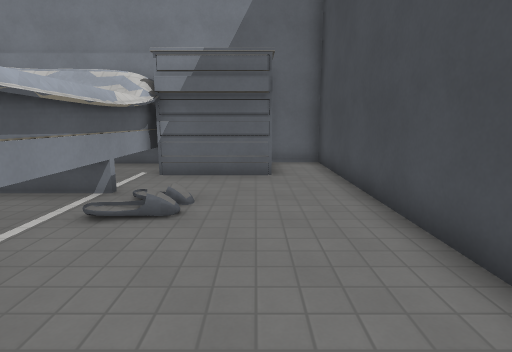
[1] (above)

12 first-person views from a walk through a Godot game level. The camera is 1.5 m above the floor, tilts 10° down and sees 80° across. The floor is counted in squares, 1 m on a side. Each view is taken from the middle of a square. On the plan, view 1 faces up. The plan holds only what a view shows up to about 15 squares ahead; the rest is blank. Surface patterns are stand-ins for the level's own textures.

[2]
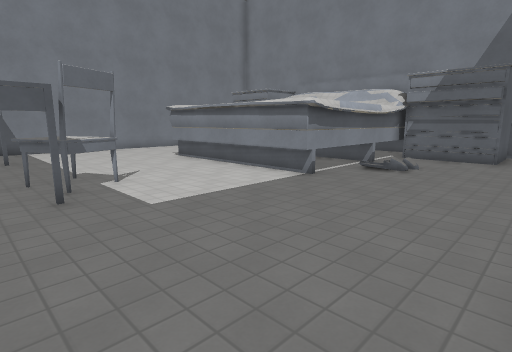

[3]
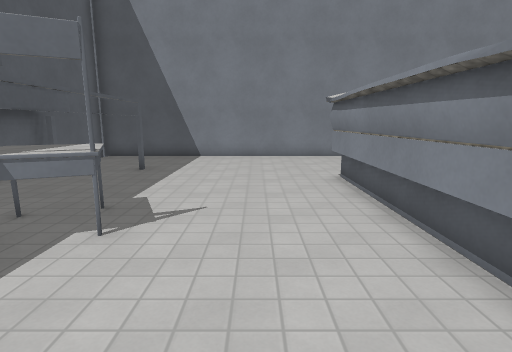

[4]
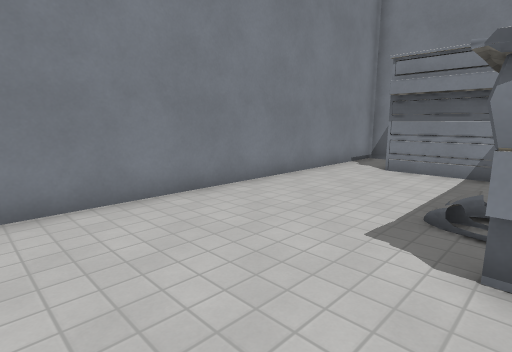

[5]
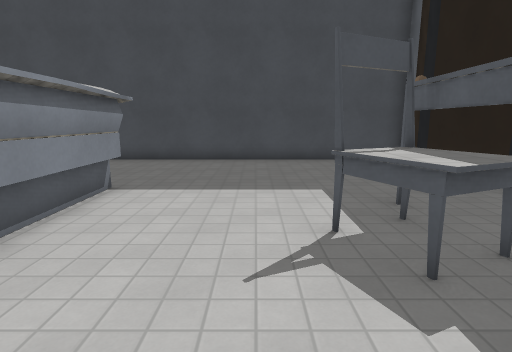

[6]
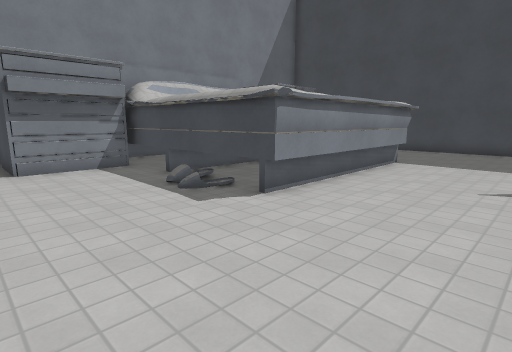

[7]
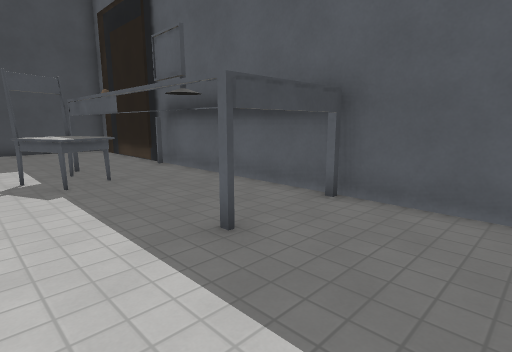

[8]
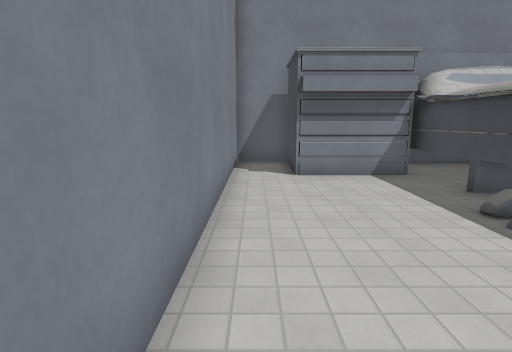

[9]
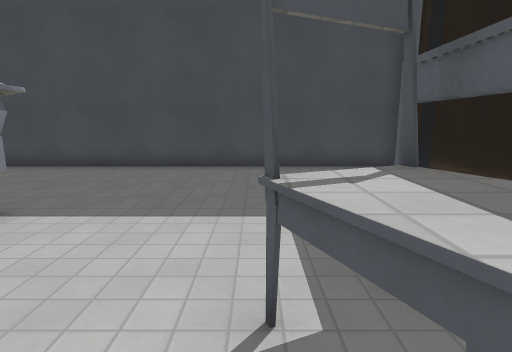

[10]
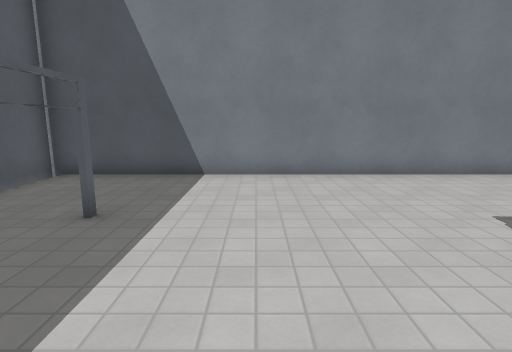

[11]
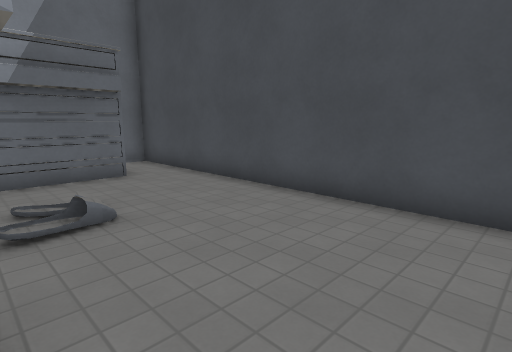

[12]
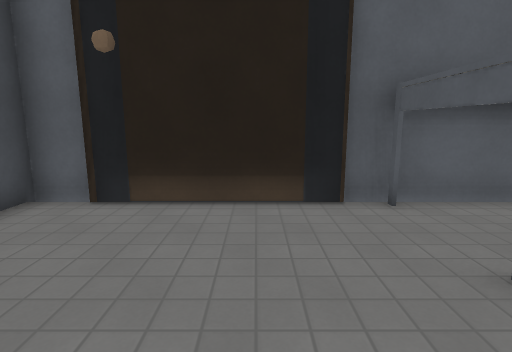

### Floor plan
Key: @ floor where view 1 was taken; # wall or solid block; . floor; ^ raised ledge; T thing the floor can be seen under or through.
Columns run from 16 left of view 1 to 3 right of it. Each row starts with its distance up from view 1.
 12 ###             ####
 11 #.#             #..#
 10 #.#             #..#
  9 #.#####      ####..#
  8 #.....#      #.....#
  7 #.....#      #.....#
  6 #.....#      #.....#
  5 #....##      #.....#
  4 #....##      #.....#
  3 #.....#      #.....#
  2 #.....########.....#
  1 #..................#
  0 #...............@..#
 -1 #..................#
 -2 #.........^........#
 -3 #........^^T.......#
 -4 #...TTTTTTTT.......#
 -5 #...T      T.......#
 -6 #...T      T.......#
 -7 #####      #########

Positions as (right, up) in squares from view 1, and headings:
1: (0, 0), facing up
2: (2, -5), facing up-left
3: (-2, 0), facing left
4: (-10, -1), facing up-left
5: (-10, -1), facing right
6: (-15, -2), facing up-right
7: (-15, -1), facing down-right
8: (-15, 0), facing up
9: (-8, -2), facing right
10: (-7, -1), facing left
11: (-3, 0), facing up-right
12: (-2, -1), facing down
